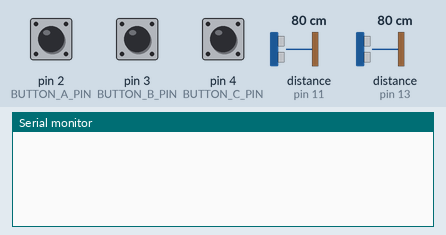
Bench run of a sketch on a simulated Arduino Uno, built with avr-gcc and run on an emulated ATmega328P. On the bench: the last lines printed to the serial monitor. Wiring (inferred from the names in the program): 2 × ultrasonic range finder: trigger pin 10, echo pin 11 / trigger pin 12, echo pin 13. The test bench sets the inputs (shaded band); at power-on: pin 2 (BUTTON_A_PIN) HIGH, pin 3 (BUTTON_B_PIN) HIGH, pin 4 (BUTTON_C_PIN) HIGH, distance to the obstacle (sensors on pin 11, pin 13) 80 cm. The echo pulse lasts 58.3 µs per cm.

Above: at 1.2 s.
1.3 s: pin 2 (BUTTON_A_PIN) pulled LOW for 0.15 s
At 1.8 s:
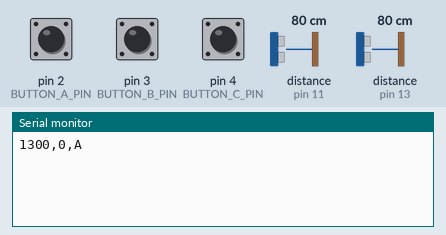
2.9 s: pin 3 (BUTTON_B_PIN) pulled LOW for 0.15 s
At 4.1 s:
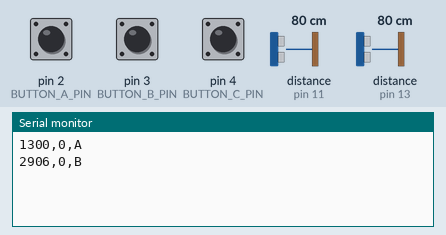
4.5 s: pin 4 (BUTTON_C_PIN) pulled LOW for 0.15 s
At 5.0 s:
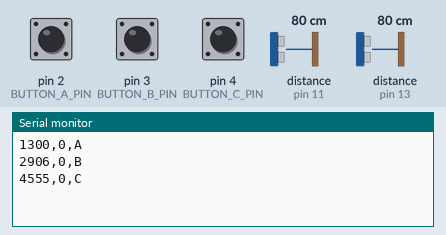
6.1 s: pin 2 (BUTTON_A_PIN) pulled LOW for 1 s
At 8.2 s:
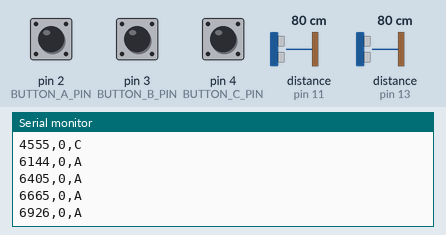
8.6 s: pin 3 (BUTTON_B_PIN) pulled LOW for 1 s
At 9.7 s:
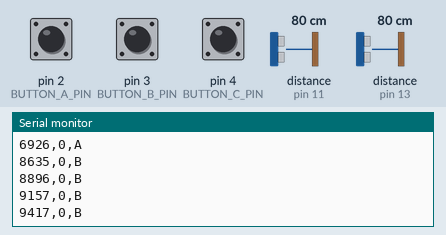
11.1 s: pin 4 (BUTTON_C_PIN) pulled LOW for 1 s
At 12.6 s:
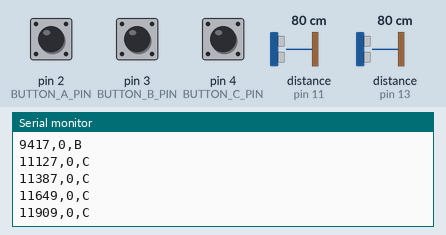

Measured:
- after the input at 1.3 s, the serial monitor: prints a new line at once (image 1)
- after the input at 2.9 s, the serial monitor: prints a new line at once (image 2)
- after the input at 4.5 s, the serial monitor: prints a new line after 0.06 s (image 3)
- after the input at 6.1 s, the serial monitor: prints a new line after 0.05 s (image 4)
- after the input at 8.6 s, the serial monitor: prints a new line at once (image 5)
- after the input at 11.1 s, the serial monitor: prints a new line at once (image 6)

The sketch:

shop_management.ino
```cpp
#define ENTRY_TRIGGER_PIN 12
#define ENTRY_ECHO_PIN 13
#define EXIT_TRIGGER_PIN 10
#define EXIT_ECHO_PIN 11

#define BUTTON_A_PIN 2
#define BUTTON_B_PIN 3
#define BUTTON_C_PIN 4

long entryDuration, exitDuration;
int distanceEntry, distanceExit;
int peopleCount = 0;
unsigned long lastCountTime = 0;
const long debounceTime = 2000; // 2 seconds debounce time to prevent immediate re-triggering of entry/exit

void setup() {
  Serial.begin(9600);
  pinMode(ENTRY_TRIGGER_PIN, OUTPUT);
  pinMode(ENTRY_ECHO_PIN, INPUT);
  pinMode(EXIT_TRIGGER_PIN, OUTPUT);
  pinMode(EXIT_ECHO_PIN, INPUT);

  pinMode(BUTTON_A_PIN, INPUT_PULLUP);
  pinMode(BUTTON_B_PIN, INPUT_PULLUP);
  pinMode(BUTTON_C_PIN, INPUT_PULLUP);
}

void loop() {
  // Check for entry and exit with the ultrasonic sensors
  if (millis() - lastCountTime > debounceTime) {
    distanceEntry = calculateDistance(ENTRY_TRIGGER_PIN, ENTRY_ECHO_PIN);
    distanceExit = calculateDistance(EXIT_TRIGGER_PIN, EXIT_ECHO_PIN);

    if (distanceEntry < 5) {
      peopleCount++;
      lastCountTime = millis();
      delay(1000); // Delay for the person to pass the sensor
    }
    else if (distanceExit < 5) {
      if (peopleCount > 0) {
        peopleCount--;
        lastCountTime = millis();
        delay(1000); // Delay for the person to pass the sensor
      }
    }
  }

  // Immediately handle button press for purchases
  checkButtonPress(BUTTON_A_PIN, 'A');
  checkButtonPress(BUTTON_B_PIN, 'B');
  checkButtonPress(BUTTON_C_PIN, 'C');

  delay(50); // Short delay to mitigate some bouncing effects
}

void checkButtonPress(int buttonPin, char article) {
  if (digitalRead(buttonPin) == LOW) {
    printPurchase(article);
    delay(200); // A short delay to help mitigate the immediate re-triggering
  }
}

void printPurchase(char article) {
  Serial.print(millis());
  Serial.print(",");
  Serial.print(peopleCount);
  Serial.print(",");
  Serial.println(article);
}

int calculateDistance(int triggerPin, int echoPin) {
  digitalWrite(triggerPin, LOW);
  delayMicroseconds(2);
  digitalWrite(triggerPin, HIGH);
  delayMicroseconds(10);
  digitalWrite(triggerPin, LOW);

  long duration = pulseIn(echoPin, HIGH);
  int distance = duration * 0.034 / 2; // Calculate distance in cm
  return distance;
}
```
